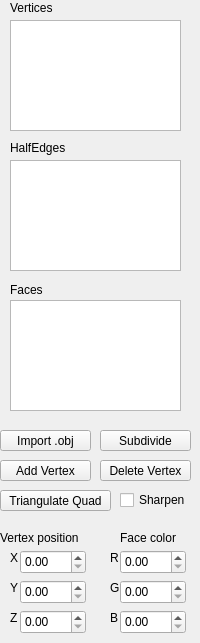
    <widget class="QWidget" name="tab_5">
     <attribute name="title">
      <string>Mesh Control</string>
     </attribute>
     <widget class="QCheckBox" name="checkBox">
      <property name="geometry">
       <rect>
        <x>120</x>
        <y>490</y>
        <width>71</width>
        <height>20</height>
       </rect>
      </property>
      <property name="text">
       <string>Sharpen</string>
      </property>
     </widget>
     <widget class="QLabel" name="label_2">
      <property name="geometry">
       <rect>
        <x>10</x>
        <y>140</y>
        <width>71</width>
        <height>16</height>
       </rect>
      </property>
      <property name="text">
       <string>HalfEdges</string>
      </property>
     </widget>
     <widget class="QListWidget" name="vertex_listWidget">
      <property name="geometry">
       <rect>
        <x>10</x>
        <y>20</y>
        <width>171</width>
        <height>111</height>
       </rect>
      </property>
     </widget>
     <widget class="QLabel" name="label">
      <property name="geometry">
       <rect>
        <x>10</x>
        <y>0</y>
        <width>59</width>
        <height>16</height>
       </rect>
      </property>
      <property name="text">
       <string>Vertices</string>
      </property>
     </widget>
     <widget class="QListWidget" name="edge_listWidget">
      <property name="geometry">
       <rect>
        <x>10</x>
        <y>160</y>
        <width>171</width>
        <height>111</height>
       </rect>
      </property>
     </widget>
     <widget class="QListWidget" name="face_listWidget">
      <property name="geometry">
       <rect>
        <x>10</x>
        <y>300</y>
        <width>171</width>
        <height>111</height>
       </rect>
      </property>
     </widget>
     <widget class="QLabel" name="label_3">
      <property name="geometry">
       <rect>
        <x>10</x>
        <y>280</y>
        <width>41</width>
        <height>20</height>
       </rect>
      </property>
      <property name="text">
       <string>Faces</string>
      </property>
     </widget>
     <widget class="QPushButton" name="pushButton_5">
      <property name="geometry">
       <rect>
        <x>0</x>
        <y>430</y>
        <width>91</width>
        <height>21</height>
       </rect>
      </property>
      <property name="text">
       <string>Import .obj</string>
      </property>
     </widget>
     <widget class="QPushButton" name="pushButton_4">
      <property name="geometry">
       <rect>
        <x>100</x>
        <y>430</y>
        <width>91</width>
        <height>21</height>
       </rect>
      </property>
      <property name="text">
       <string>Subdivide</string>
      </property>
     </widget>
     <widget class="QPushButton" name="pushButton">
      <property name="geometry">
       <rect>
        <x>0</x>
        <y>460</y>
        <width>91</width>
        <height>21</height>
       </rect>
      </property>
      <property name="text">
       <string>Add Vertex</string>
      </property>
     </widget>
     <widget class="QPushButton" name="pushButton_3">
      <property name="geometry">
       <rect>
        <x>100</x>
        <y>460</y>
        <width>91</width>
        <height>21</height>
       </rect>
      </property>
      <property name="text">
       <string>Delete Vertex</string>
      </property>
     </widget>
     <widget class="QPushButton" name="pushButton_2">
      <property name="geometry">
       <rect>
        <x>0</x>
        <y>490</y>
        <width>111</width>
        <height>21</height>
       </rect>
      </property>
      <property name="text">
       <string>Triangulate Quad</string>
      </property>
     </widget>
     <widget class="QLabel" name="label_6">
      <property name="geometry">
       <rect>
        <x>10</x>
        <y>550</y>
        <width>16</width>
        <height>16</height>
       </rect>
      </property>
      <property name="text">
       <string>X</string>
      </property>
     </widget>
     <widget class="QLabel" name="label_4">
      <property name="geometry">
       <rect>
        <x>120</x>
        <y>530</y>
        <width>71</width>
        <height>16</height>
       </rect>
      </property>
      <property name="text">
       <string>Face color</string>
      </property>
     </widget>
     <widget class="QLabel" name="label_7">
      <property name="geometry">
       <rect>
        <x>10</x>
        <y>580</y>
        <width>16</width>
        <height>16</height>
       </rect>
      </property>
      <property name="text">
       <string>Y</string>
      </property>
     </widget>
     <widget class="QLabel" name="label_11">
      <property name="geometry">
       <rect>
        <x>110</x>
        <y>610</y>
        <width>16</width>
        <height>16</height>
       </rect>
      </property>
      <property name="text">
       <string>B</string>
      </property>
     </widget>
     <widget class="QDoubleSpinBox" name="doubleSpinBox_2">
      <property name="geometry">
       <rect>
        <x>20</x>
        <y>580</y>
        <width>66</width>
        <height>24</height>
       </rect>
      </property>
     </widget>
     <widget class="QDoubleSpinBox" name="doubleSpinBox_5">
      <property name="geometry">
       <rect>
        <x>120</x>
        <y>580</y>
        <width>66</width>
        <height>24</height>
       </rect>
      </property>
     </widget>
     <widget class="QLabel" name="label_5">
      <property name="geometry">
       <rect>
        <x>0</x>
        <y>530</y>
        <width>101</width>
        <height>16</height>
       </rect>
      </property>
      <property name="text">
       <string>Vertex position</string>
      </property>
     </widget>
     <widget class="QLabel" name="label_10">
      <property name="geometry">
       <rect>
        <x>110</x>
        <y>580</y>
        <width>16</width>
        <height>16</height>
       </rect>
      </property>
      <property name="text">
       <string>G</string>
      </property>
     </widget>
     <widget class="QDoubleSpinBox" name="doubleSpinBox">
      <property name="geometry">
       <rect>
        <x>20</x>
        <y>550</y>
        <width>66</width>
        <height>24</height>
       </rect>
      </property>
     </widget>
     <widget class="QLabel" name="label_8">
      <property name="geometry">
       <rect>
        <x>10</x>
        <y>610</y>
        <width>16</width>
        <height>16</height>
       </rect>
      </property>
      <property name="text">
       <string>Z</string>
      </property>
     </widget>
     <widget class="QDoubleSpinBox" name="doubleSpinBox_6">
      <property name="geometry">
       <rect>
        <x>120</x>
        <y>610</y>
        <width>66</width>
        <height>24</height>
       </rect>
      </property>
     </widget>
     <widget class="QDoubleSpinBox" name="doubleSpinBox_3">
      <property name="geometry">
       <rect>
        <x>20</x>
        <y>610</y>
        <width>66</width>
        <height>24</height>
       </rect>
      </property>
     </widget>
     <widget class="QDoubleSpinBox" name="doubleSpinBox_4">
      <property name="geometry">
       <rect>
        <x>120</x>
        <y>550</y>
        <width>66</width>
        <height>24</height>
       </rect>
      </property>
      <property name="accessibleName">
       <string/>
      </property>
      <property name="suffix">
       <string/>
      </property>
     </widget>
     <widget class="QLabel" name="label_9">
      <property name="geometry">
       <rect>
        <x>110</x>
        <y>550</y>
        <width>51</width>
        <height>16</height>
       </rect>
      </property>
      <property name="text">
       <string>R</string>
      </property>
     </widget>
    </widget>
